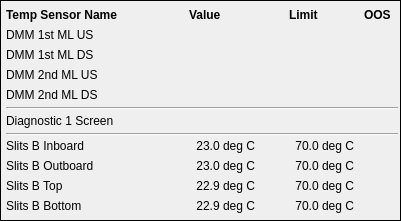
       <widget class="QFrame" name="frame_3">
        <property name="geometry">
         <rect>
          <x>500</x>
          <y>7</y>
          <width>401</width>
          <height>221</height>
         </rect>
        </property>
        <property name="frameShape">
         <enum>QFrame::Box</enum>
        </property>
        <property name="frameShadow">
         <enum>QFrame::Plain</enum>
        </property>
        <widget class="Line" name="line_8">
         <property name="geometry">
          <rect>
           <x>6</x>
           <y>133</y>
           <width>392</width>
           <height>2</height>
          </rect>
         </property>
         <property name="orientation">
          <enum>Qt::Horizontal</enum>
         </property>
        </widget>
        <widget class="QESimpleShape" name="qesimpleshape_30">
         <property name="geometry">
          <rect>
           <x>371</x>
           <y>198</y>
           <width>16</width>
           <height>16</height>
          </rect>
         </property>
         <property name="shape">
          <enum>QSimpleShape::cross</enum>
         </property>
         <property name="edgeColour">
          <color alpha="0">
           <red>0</red>
           <green>0</green>
           <blue>0</blue>
          </color>
         </property>
         <property name="colour0" stdset="0">
          <color alpha="0">
           <red>200</red>
           <green>200</green>
           <blue>200</blue>
          </color>
         </property>
         <property name="colour1" stdset="0">
          <color>
           <red>0</red>
           <green>0</green>
           <blue>0</blue>
          </color>
         </property>
         <property name="flash1" stdset="0">
          <bool>false</bool>
         </property>
         <property name="variable" stdset="0">
          <string>MCTSLT02TES04:EPS_OOS_STATUS</string>
         </property>
         <property name="edgeAlarmStateOption" stdset="0">
          <enum>QESimpleShape::Never</enum>
         </property>
         <property name="displayAlarmStateOption" stdset="0">
          <enum>QESimpleShape::Never</enum>
         </property>
         <property name="oosAware">
          <bool>true</bool>
         </property>
        </widget>
        <widget class="QLabel" name="label_92">
         <property name="geometry">
          <rect>
           <x>6</x>
           <y>177</y>
           <width>151</width>
           <height>17</height>
          </rect>
         </property>
         <property name="text">
          <string>Slits B Top</string>
         </property>
        </widget>
        <widget class="QLabel" name="label_85">
         <property name="geometry">
          <rect>
           <x>289</x>
           <y>6</y>
           <width>61</width>
           <height>17</height>
          </rect>
         </property>
         <property name="font">
          <font>
           <weight>75</weight>
           <bold>true</bold>
          </font>
         </property>
         <property name="text">
          <string>Limit</string>
         </property>
        </widget>
        <widget class="QELabel" name="qelabel_172">
         <property name="geometry">
          <rect>
           <x>164</x>
           <y>177</y>
           <width>91</width>
           <height>17</height>
          </rect>
         </property>
         <property name="alignment">
          <set>Qt::AlignRight|Qt::AlignTrailing|Qt::AlignVCenter</set>
         </property>
         <property name="variable" stdset="0">
          <string>MCTSLT02TES03:TEMPERATURE_MONITOR</string>
         </property>
         <property name="text">
          <string>22.9 deg C</string>
         </property>
        </widget>
        <widget class="QELabel" name="qelabel_179">
         <property name="geometry">
          <rect>
           <x>268</x>
           <y>66</y>
           <width>86</width>
           <height>17</height>
          </rect>
         </property>
         <property name="alignment">
          <set>Qt::AlignRight|Qt::AlignTrailing|Qt::AlignVCenter</set>
         </property>
         <property name="variable" stdset="0">
          <string>MCTMONO01TES11:TEMPERATURE_MONITOR_HIHI</string>
         </property>
         <property name="displayAlarmStateOption" stdset="0">
          <enum>QELabel::WhenInvalid</enum>
         </property>
        </widget>
        <widget class="QESimpleShape" name="qesimpleshape_35">
         <property name="geometry">
          <rect>
           <x>371</x>
           <y>138</y>
           <width>16</width>
           <height>16</height>
          </rect>
         </property>
         <property name="shape">
          <enum>QSimpleShape::cross</enum>
         </property>
         <property name="edgeColour">
          <color alpha="0">
           <red>0</red>
           <green>0</green>
           <blue>0</blue>
          </color>
         </property>
         <property name="colour0" stdset="0">
          <color alpha="0">
           <red>200</red>
           <green>200</green>
           <blue>200</blue>
          </color>
         </property>
         <property name="colour1" stdset="0">
          <color>
           <red>0</red>
           <green>0</green>
           <blue>0</blue>
          </color>
         </property>
         <property name="flash1" stdset="0">
          <bool>false</bool>
         </property>
         <property name="variable" stdset="0">
          <string>MCTSLT02TES01:EPS_OOS_STATUS</string>
         </property>
         <property name="edgeAlarmStateOption" stdset="0">
          <enum>QESimpleShape::Never</enum>
         </property>
         <property name="displayAlarmStateOption" stdset="0">
          <enum>QESimpleShape::Never</enum>
         </property>
         <property name="oosAware">
          <bool>true</bool>
         </property>
        </widget>
        <widget class="QESimpleShape" name="qesimpleshape_31">
         <property name="geometry">
          <rect>
           <x>371</x>
           <y>88</y>
           <width>16</width>
           <height>16</height>
          </rect>
         </property>
         <property name="shape">
          <enum>QSimpleShape::cross</enum>
         </property>
         <property name="edgeColour">
          <color alpha="0">
           <red>0</red>
           <green>0</green>
           <blue>0</blue>
          </color>
         </property>
         <property name="colour0" stdset="0">
          <color alpha="0">
           <red>200</red>
           <green>200</green>
           <blue>200</blue>
          </color>
         </property>
         <property name="colour1" stdset="0">
          <color>
           <red>0</red>
           <green>0</green>
           <blue>0</blue>
          </color>
         </property>
         <property name="flash1" stdset="0">
          <bool>false</bool>
         </property>
         <property name="variable" stdset="0">
          <string>MCTMONO01TES12:EPS_OOS_STATUS</string>
         </property>
         <property name="edgeAlarmStateOption" stdset="0">
          <enum>QESimpleShape::Never</enum>
         </property>
         <property name="displayAlarmStateOption" stdset="0">
          <enum>QESimpleShape::Never</enum>
         </property>
         <property name="oosAware">
          <bool>true</bool>
         </property>
        </widget>
        <widget class="QELabel" name="qelabel_183">
         <property name="geometry">
          <rect>
           <x>164</x>
           <y>46</y>
           <width>91</width>
           <height>17</height>
          </rect>
         </property>
         <property name="alignment">
          <set>Qt::AlignRight|Qt::AlignTrailing|Qt::AlignVCenter</set>
         </property>
         <property name="variable" stdset="0">
          <string>MCTMONO01TES10:TEMPERATURE_MONITOR</string>
         </property>
        </widget>
        <widget class="QESimpleShape" name="qesimpleshape_32">
         <property name="geometry">
          <rect>
           <x>371</x>
           <y>113</y>
           <width>16</width>
           <height>16</height>
          </rect>
         </property>
         <property name="shape">
          <enum>QSimpleShape::cross</enum>
         </property>
         <property name="edgeColour">
          <color alpha="0">
           <red>0</red>
           <green>0</green>
           <blue>0</blue>
          </color>
         </property>
         <property name="colour0" stdset="0">
          <color alpha="0">
           <red>200</red>
           <green>200</green>
           <blue>200</blue>
          </color>
         </property>
         <property name="colour1" stdset="0">
          <color>
           <red>0</red>
           <green>0</green>
           <blue>0</blue>
          </color>
         </property>
         <property name="flash1" stdset="0">
          <bool>false</bool>
         </property>
         <property name="variable" stdset="0">
          <string>MCTSCRN01TES01:EPS_OOS_STATUS</string>
         </property>
         <property name="edgeAlarmStateOption" stdset="0">
          <enum>QESimpleShape::Never</enum>
         </property>
         <property name="displayAlarmStateOption" stdset="0">
          <enum>QESimpleShape::Never</enum>
         </property>
         <property name="oosAware">
          <bool>true</bool>
         </property>
        </widget>
        <widget class="QLabel" name="label_81">
         <property name="geometry">
          <rect>
           <x>6</x>
           <y>26</y>
           <width>151</width>
           <height>17</height>
          </rect>
         </property>
         <property name="text">
          <string>DMM 1st ML US</string>
         </property>
        </widget>
        <widget class="QLabel" name="label_86">
         <property name="geometry">
          <rect>
           <x>364</x>
           <y>6</y>
           <width>36</width>
           <height>17</height>
          </rect>
         </property>
         <property name="font">
          <font>
           <weight>75</weight>
           <bold>true</bold>
          </font>
         </property>
         <property name="text">
          <string>OOS</string>
         </property>
        </widget>
        <widget class="QELabel" name="qelabel_174">
         <property name="geometry">
          <rect>
           <x>164</x>
           <y>86</y>
           <width>91</width>
           <height>17</height>
          </rect>
         </property>
         <property name="alignment">
          <set>Qt::AlignRight|Qt::AlignTrailing|Qt::AlignVCenter</set>
         </property>
         <property name="variable" stdset="0">
          <string>MCTMONO01TES12:TEMPERATURE_MONITOR</string>
         </property>
        </widget>
        <widget class="QELabel" name="qelabel_159">
         <property name="geometry">
          <rect>
           <x>268</x>
           <y>46</y>
           <width>86</width>
           <height>17</height>
          </rect>
         </property>
         <property name="alignment">
          <set>Qt::AlignRight|Qt::AlignTrailing|Qt::AlignVCenter</set>
         </property>
         <property name="variable" stdset="0">
          <string>MCTMONO01TES10:TEMPERATURE_MONITOR_HIHI</string>
         </property>
         <property name="displayAlarmStateOption" stdset="0">
          <enum>QELabel::WhenInvalid</enum>
         </property>
        </widget>
        <widget class="QLabel" name="label_87">
         <property name="geometry">
          <rect>
           <x>6</x>
           <y>46</y>
           <width>151</width>
           <height>17</height>
          </rect>
         </property>
         <property name="text">
          <string>DMM 1st ML DS</string>
         </property>
        </widget>
        <widget class="QELabel" name="qelabel_166">
         <property name="geometry">
          <rect>
           <x>268</x>
           <y>177</y>
           <width>86</width>
           <height>17</height>
          </rect>
         </property>
         <property name="alignment">
          <set>Qt::AlignRight|Qt::AlignTrailing|Qt::AlignVCenter</set>
         </property>
         <property name="variable" stdset="0">
          <string>MCTSLT02TES03:TEMPERATURE_MONITOR_HIHI</string>
         </property>
         <property name="displayAlarmStateOption" stdset="0">
          <enum>QELabel::WhenInvalid</enum>
         </property>
         <property name="text">
          <string>70.0 deg C</string>
         </property>
        </widget>
        <widget class="QLabel" name="label_91">
         <property name="geometry">
          <rect>
           <x>6</x>
           <y>86</y>
           <width>151</width>
           <height>17</height>
          </rect>
         </property>
         <property name="text">
          <string>DMM 2nd ML DS</string>
         </property>
        </widget>
        <widget class="QLabel" name="label_93">
         <property name="geometry">
          <rect>
           <x>6</x>
           <y>6</y>
           <width>151</width>
           <height>17</height>
          </rect>
         </property>
         <property name="font">
          <font>
           <weight>75</weight>
           <bold>true</bold>
          </font>
         </property>
         <property name="text">
          <string>Temp Sensor Name</string>
         </property>
        </widget>
        <widget class="QLabel" name="label_89">
         <property name="geometry">
          <rect>
           <x>6</x>
           <y>197</y>
           <width>151</width>
           <height>17</height>
          </rect>
         </property>
         <property name="text">
          <string>Slits B Bottom</string>
         </property>
        </widget>
        <widget class="QLabel" name="label_84">
         <property name="geometry">
          <rect>
           <x>6</x>
           <y>157</y>
           <width>151</width>
           <height>17</height>
          </rect>
         </property>
         <property name="text">
          <string>Slits B Outboard</string>
         </property>
        </widget>
        <widget class="QESimpleShape" name="qesimpleshape_27">
         <property name="geometry">
          <rect>
           <x>371</x>
           <y>47</y>
           <width>16</width>
           <height>16</height>
          </rect>
         </property>
         <property name="shape">
          <enum>QSimpleShape::cross</enum>
         </property>
         <property name="edgeColour">
          <color alpha="0">
           <red>0</red>
           <green>0</green>
           <blue>0</blue>
          </color>
         </property>
         <property name="colour0" stdset="0">
          <color alpha="0">
           <red>200</red>
           <green>200</green>
           <blue>200</blue>
          </color>
         </property>
         <property name="colour1" stdset="0">
          <color>
           <red>0</red>
           <green>0</green>
           <blue>0</blue>
          </color>
         </property>
         <property name="variable" stdset="0">
          <string>MCTMONO01TES10:EPS_OOS_STATUS</string>
         </property>
         <property name="edgeAlarmStateOption" stdset="0">
          <enum>QESimpleShape::Never</enum>
         </property>
         <property name="displayAlarmStateOption" stdset="0">
          <enum>QESimpleShape::Never</enum>
         </property>
         <property name="oosAware">
          <bool>true</bool>
         </property>
        </widget>
        <widget class="QELabel" name="qelabel_163">
         <property name="geometry">
          <rect>
           <x>164</x>
           <y>137</y>
           <width>91</width>
           <height>17</height>
          </rect>
         </property>
         <property name="alignment">
          <set>Qt::AlignRight|Qt::AlignTrailing|Qt::AlignVCenter</set>
         </property>
         <property name="variable" stdset="0">
          <string>MCTSLT02TES01:TEMPERATURE_MONITOR</string>
         </property>
         <property name="text">
          <string>23.0 deg C</string>
         </property>
        </widget>
        <widget class="QELabel" name="qelabel_171">
         <property name="geometry">
          <rect>
           <x>164</x>
           <y>197</y>
           <width>91</width>
           <height>17</height>
          </rect>
         </property>
         <property name="alignment">
          <set>Qt::AlignRight|Qt::AlignTrailing|Qt::AlignVCenter</set>
         </property>
         <property name="variable" stdset="0">
          <string>MCTSLT02TES04:TEMPERATURE_MONITOR</string>
         </property>
         <property name="text">
          <string>22.9 deg C</string>
         </property>
        </widget>
        <widget class="QELabel" name="qelabel_180">
         <property name="geometry">
          <rect>
           <x>268</x>
           <y>137</y>
           <width>86</width>
           <height>17</height>
          </rect>
         </property>
         <property name="alignment">
          <set>Qt::AlignRight|Qt::AlignTrailing|Qt::AlignVCenter</set>
         </property>
         <property name="variable" stdset="0">
          <string>MCTSLT02TES01:TEMPERATURE_MONITOR_HIHI</string>
         </property>
         <property name="displayAlarmStateOption" stdset="0">
          <enum>QELabel::WhenInvalid</enum>
         </property>
         <property name="text">
          <string>70.0 deg C</string>
         </property>
        </widget>
        <widget class="QELabel" name="qelabel_169">
         <property name="geometry">
          <rect>
           <x>268</x>
           <y>86</y>
           <width>86</width>
           <height>17</height>
          </rect>
         </property>
         <property name="alignment">
          <set>Qt::AlignRight|Qt::AlignTrailing|Qt::AlignVCenter</set>
         </property>
         <property name="variable" stdset="0">
          <string>MCTMONO01TES12:TEMPERATURE_MONITOR_HIHI</string>
         </property>
         <property name="displayAlarmStateOption" stdset="0">
          <enum>QELabel::WhenInvalid</enum>
         </property>
        </widget>
        <widget class="QLabel" name="label_90">
         <property name="geometry">
          <rect>
           <x>6</x>
           <y>112</y>
           <width>151</width>
           <height>17</height>
          </rect>
         </property>
         <property name="text">
          <string>Diagnostic 1 Screen</string>
         </property>
        </widget>
        <widget class="QESimpleShape" name="qesimpleshape_36">
         <property name="geometry">
          <rect>
           <x>371</x>
           <y>158</y>
           <width>16</width>
           <height>16</height>
          </rect>
         </property>
         <property name="shape">
          <enum>QSimpleShape::cross</enum>
         </property>
         <property name="edgeColour">
          <color alpha="0">
           <red>0</red>
           <green>0</green>
           <blue>0</blue>
          </color>
         </property>
         <property name="colour0" stdset="0">
          <color alpha="0">
           <red>200</red>
           <green>200</green>
           <blue>200</blue>
          </color>
         </property>
         <property name="colour1" stdset="0">
          <color>
           <red>0</red>
           <green>0</green>
           <blue>0</blue>
          </color>
         </property>
         <property name="flash1" stdset="0">
          <bool>false</bool>
         </property>
         <property name="variable" stdset="0">
          <string>MCTSLT02TES02:EPS_OOS_STATUS</string>
         </property>
         <property name="edgeAlarmStateOption" stdset="0">
          <enum>QESimpleShape::Never</enum>
         </property>
         <property name="displayAlarmStateOption" stdset="0">
          <enum>QESimpleShape::Never</enum>
         </property>
         <property name="oosAware">
          <bool>true</bool>
         </property>
        </widget>
        <widget class="QLabel" name="label_88">
         <property name="geometry">
          <rect>
           <x>6</x>
           <y>66</y>
           <width>151</width>
           <height>17</height>
          </rect>
         </property>
         <property name="text">
          <string>DMM 2nd ML US</string>
         </property>
        </widget>
        <widget class="QESimpleShape" name="qesimpleshape_34">
         <property name="geometry">
          <rect>
           <x>371</x>
           <y>68</y>
           <width>16</width>
           <height>16</height>
          </rect>
         </property>
         <property name="shape">
          <enum>QSimpleShape::cross</enum>
         </property>
         <property name="edgeColour">
          <color alpha="0">
           <red>0</red>
           <green>0</green>
           <blue>0</blue>
          </color>
         </property>
         <property name="colour0" stdset="0">
          <color alpha="0">
           <red>200</red>
           <green>200</green>
           <blue>200</blue>
          </color>
         </property>
         <property name="colour1" stdset="0">
          <color>
           <red>0</red>
           <green>0</green>
           <blue>0</blue>
          </color>
         </property>
         <property name="flash1" stdset="0">
          <bool>false</bool>
         </property>
         <property name="variable" stdset="0">
          <string>MCTMONO01TES11:EPS_OOS_STATUS</string>
         </property>
         <property name="edgeAlarmStateOption" stdset="0">
          <enum>QESimpleShape::Never</enum>
         </property>
         <property name="displayAlarmStateOption" stdset="0">
          <enum>QESimpleShape::Never</enum>
         </property>
         <property name="oosAware">
          <bool>true</bool>
         </property>
        </widget>
        <widget class="QELabel" name="qelabel_173">
         <property name="geometry">
          <rect>
           <x>164</x>
           <y>112</y>
           <width>91</width>
           <height>17</height>
          </rect>
         </property>
         <property name="alignment">
          <set>Qt::AlignRight|Qt::AlignTrailing|Qt::AlignVCenter</set>
         </property>
         <property name="variable" stdset="0">
          <string>MCTSCRN01TES01:TEMPERATURE_MONITOR</string>
         </property>
        </widget>
        <widget class="QELabel" name="qelabel_153">
         <property name="geometry">
          <rect>
           <x>164</x>
           <y>157</y>
           <width>91</width>
           <height>17</height>
          </rect>
         </property>
         <property name="alignment">
          <set>Qt::AlignRight|Qt::AlignTrailing|Qt::AlignVCenter</set>
         </property>
         <property name="variable" stdset="0">
          <string>MCTSLT02TES02:TEMPERATURE_MONITOR</string>
         </property>
         <property name="text">
          <string>23.0 deg C</string>
         </property>
        </widget>
        <widget class="QLabel" name="label_94">
         <property name="geometry">
          <rect>
           <x>6</x>
           <y>137</y>
           <width>151</width>
           <height>17</height>
          </rect>
         </property>
         <property name="text">
          <string>Slits B Inboard</string>
         </property>
        </widget>
        <widget class="QESimpleShape" name="qesimpleshape_37">
         <property name="geometry">
          <rect>
           <x>371</x>
           <y>178</y>
           <width>16</width>
           <height>16</height>
          </rect>
         </property>
         <property name="shape">
          <enum>QSimpleShape::cross</enum>
         </property>
         <property name="edgeColour">
          <color alpha="0">
           <red>0</red>
           <green>0</green>
           <blue>0</blue>
          </color>
         </property>
         <property name="colour0" stdset="0">
          <color alpha="0">
           <red>200</red>
           <green>200</green>
           <blue>200</blue>
          </color>
         </property>
         <property name="colour1" stdset="0">
          <color>
           <red>0</red>
           <green>0</green>
           <blue>0</blue>
          </color>
         </property>
         <property name="flash1" stdset="0">
          <bool>false</bool>
         </property>
         <property name="variable" stdset="0">
          <string>MCTSLT02TES03:EPS_OOS_STATUS</string>
         </property>
         <property name="edgeAlarmStateOption" stdset="0">
          <enum>QESimpleShape::Never</enum>
         </property>
         <property name="displayAlarmStateOption" stdset="0">
          <enum>QESimpleShape::Never</enum>
         </property>
         <property name="oosAware">
          <bool>true</bool>
         </property>
        </widget>
        <widget class="QELabel" name="qelabel_156">
         <property name="geometry">
          <rect>
           <x>268</x>
           <y>157</y>
           <width>86</width>
           <height>17</height>
          </rect>
         </property>
         <property name="alignment">
          <set>Qt::AlignRight|Qt::AlignTrailing|Qt::AlignVCenter</set>
         </property>
         <property name="variable" stdset="0">
          <string>MCTSLT02TES02:TEMPERATURE_MONITOR_HIHI</string>
         </property>
         <property name="displayAlarmStateOption" stdset="0">
          <enum>QELabel::WhenInvalid</enum>
         </property>
         <property name="text">
          <string>70.0 deg C</string>
         </property>
        </widget>
        <widget class="QELabel" name="qelabel_151">
         <property name="geometry">
          <rect>
           <x>268</x>
           <y>112</y>
           <width>86</width>
           <height>17</height>
          </rect>
         </property>
         <property name="alignment">
          <set>Qt::AlignRight|Qt::AlignTrailing|Qt::AlignVCenter</set>
         </property>
         <property name="variable" stdset="0">
          <string>MCTSCRN01TES01:TEMPERATURE_MONITOR_HIHI</string>
         </property>
         <property name="displayAlarmStateOption" stdset="0">
          <enum>QELabel::WhenInvalid</enum>
         </property>
        </widget>
        <widget class="QELabel" name="qelabel_175">
         <property name="geometry">
          <rect>
           <x>164</x>
           <y>26</y>
           <width>91</width>
           <height>17</height>
          </rect>
         </property>
         <property name="alignment">
          <set>Qt::AlignRight|Qt::AlignTrailing|Qt::AlignVCenter</set>
         </property>
         <property name="variable" stdset="0">
          <string>MCTMONO01TES09:TEMPERATURE_MONITOR</string>
         </property>
        </widget>
        <widget class="QESimpleShape" name="qesimpleshape_33">
         <property name="geometry">
          <rect>
           <x>371</x>
           <y>27</y>
           <width>16</width>
           <height>16</height>
          </rect>
         </property>
         <property name="shape">
          <enum>QSimpleShape::cross</enum>
         </property>
         <property name="edgeColour">
          <color alpha="0">
           <red>0</red>
           <green>0</green>
           <blue>0</blue>
          </color>
         </property>
         <property name="colour0" stdset="0">
          <color alpha="0">
           <red>200</red>
           <green>200</green>
           <blue>200</blue>
          </color>
         </property>
         <property name="colour1" stdset="0">
          <color>
           <red>0</red>
           <green>0</green>
           <blue>0</blue>
          </color>
         </property>
         <property name="flash1" stdset="0">
          <bool>false</bool>
         </property>
         <property name="variable" stdset="0">
          <string>MCTMONO01TES09:EPS_OOS_STATUS</string>
         </property>
         <property name="edgeAlarmStateOption" stdset="0">
          <enum>QESimpleShape::Never</enum>
         </property>
         <property name="displayAlarmStateOption" stdset="0">
          <enum>QESimpleShape::Never</enum>
         </property>
         <property name="oosAware">
          <bool>true</bool>
         </property>
        </widget>
        <widget class="QELabel" name="qelabel_154">
         <property name="geometry">
          <rect>
           <x>268</x>
           <y>197</y>
           <width>86</width>
           <height>17</height>
          </rect>
         </property>
         <property name="alignment">
          <set>Qt::AlignRight|Qt::AlignTrailing|Qt::AlignVCenter</set>
         </property>
         <property name="variable" stdset="0">
          <string>MCTSLT02TES04:TEMPERATURE_MONITOR_HIHI</string>
         </property>
         <property name="displayAlarmStateOption" stdset="0">
          <enum>QELabel::WhenInvalid</enum>
         </property>
         <property name="text">
          <string>70.0 deg C</string>
         </property>
        </widget>
        <widget class="QELabel" name="qelabel_164">
         <property name="geometry">
          <rect>
           <x>268</x>
           <y>26</y>
           <width>86</width>
           <height>17</height>
          </rect>
         </property>
         <property name="alignment">
          <set>Qt::AlignRight|Qt::AlignTrailing|Qt::AlignVCenter</set>
         </property>
         <property name="variable" stdset="0">
          <string>MCTMONO01TES09:TEMPERATURE_MONITOR_HIHI</string>
         </property>
         <property name="displayAlarmStateOption" stdset="0">
          <enum>QELabel::WhenInvalid</enum>
         </property>
        </widget>
        <widget class="QLabel" name="label_82">
         <property name="geometry">
          <rect>
           <x>189</x>
           <y>6</y>
           <width>71</width>
           <height>17</height>
          </rect>
         </property>
         <property name="font">
          <font>
           <weight>75</weight>
           <bold>true</bold>
          </font>
         </property>
         <property name="text">
          <string>Value</string>
         </property>
        </widget>
        <widget class="Line" name="line_9">
         <property name="geometry">
          <rect>
           <x>6</x>
           <y>107</y>
           <width>392</width>
           <height>2</height>
          </rect>
         </property>
         <property name="orientation">
          <enum>Qt::Horizontal</enum>
         </property>
        </widget>
        <widget class="QELabel" name="qelabel_178">
         <property name="geometry">
          <rect>
           <x>164</x>
           <y>66</y>
           <width>91</width>
           <height>17</height>
          </rect>
         </property>
         <property name="alignment">
          <set>Qt::AlignRight|Qt::AlignTrailing|Qt::AlignVCenter</set>
         </property>
         <property name="variable" stdset="0">
          <string>MCTMONO01TES11:TEMPERATURE_MONITOR</string>
         </property>
        </widget>
       </widget>
